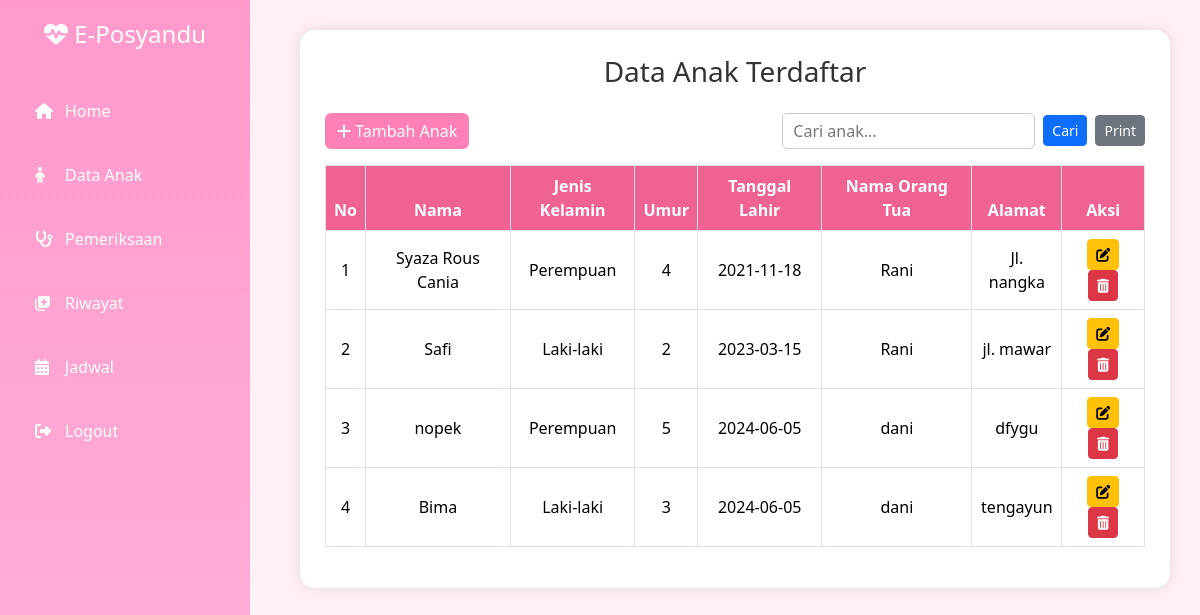
Page /dataanak.php on the committed database.
### tables this page shows
CREATE TABLE `anak` (
  `id_anak` int(11) NOT NULL,
  `nama` varchar(50) NOT NULL,
  `jk` varchar(10) NOT NULL,
  `umur` varchar(5) NOT NULL,
  `tgl_lahir` date NOT NULL,
  `nma_orgtua` varchar(50) NOT NULL,
  `alamat` varchar(50) NOT NULL
);

### functions.php (called while the page is built, shortened)
<?php
$conn = mysqli_connect("localhost","root","","posyandu");
function query($query){
	global $conn;
    $result = mysqli_query($conn, $query);
    $rows = [];
    while ($row = mysqli_fetch_assoc($result)) {
        $rows[] = $row;
    }
    return $rows;
}
?>

### dataanak.php (the view, shortened to what this page needs)
<?php
require 'functions.php';
if (isset($_POST['cari'])) {
    $anak = cari($_POST['keyword']);
} else {
    $anak = query("SELECT * FROM anak ORDER BY id_anak DESC");
}
?>
<!doctype html>
<html lang="id">
<head>
  <link href="https://cdn.jsdelivr.net/npm/bootstrap@5.3.3/dist/css/bootstrap.min.css" rel="stylesheet" />
  <link rel="stylesheet" href="https://cdnjs.cloudflare.com/ajax/libs/font-awesome/6.4.0/css/all.min.css" />
</head>
<body>
  <div class="sidebar">
    <div class="sidebar-brand">
      <h1><i class="fas fa-heartbeat"></i> E-Posyandu</h1>
    </div>
    <div class="sidebar-menu">
      <ul>
        <li><a href="home.php"><i class="fas fa-home"></i> Home</a></li>
        <li><a href="dataanak.php"><i class="fas fa-child"></i> Data Anak</a></li>
        <li><a href="pemeriksaan.php"><i class="fas fa-stethoscope"></i> Pemeriksaan</a></li>
        <li><a href="riwayat.php"><i class="fas fa-notes-medical"></i> Riwayat</a></li>
        <li><a href="jadwal.php"><i class="fas fa-calendar-alt"></i> Jadwal</a></li>
        <li><a href="logout.php"><i class="fas fa-sign-out-alt"></i> Logout</a></li>
      </ul>
    </div>
  </div>
  <div class="main-content">
    <div class="container-box">
      <h3 class="text-center mb-4 text-pink">Data Anak Terdaftar</h3>
      <div class="d-flex justify-content-between mb-3">
        <a href="tambahanak.php" class="btn btn-pink">
          <i class="fas fa-plus"></i> Tambah Anak
        </a>
        <form action="" method="post" class="form-cari">
          <input type="text" name="keyword" id="keyword" placeholder="Cari anak..." />
          <button type="submit" name="cari" class="btn btn-primary btn-sm">Cari</button>
          <a href="cetakdataanak.php" target="_blank" class="btn btn-secondary btn-sm">Print</a>
        </form>
      </div>
      <div class="table-responsive">
        <table class="table table-bordered text-center align-middle">
          <thead>
            <tr>
              <th>No</th>
              <th>Nama</th>
              <th>Jenis Kelamin</th>
              <th>Umur</th>
              <th>Tanggal Lahir</th>
              <th>Nama Orang Tua</th>
              <th>Alamat</th>
              <th class="aksi">Aksi</th>
            </tr>
          </thead>
          <tbody>
            <?php if (!empty($anak)) : ?>
              <?php $no = 1; ?>
              <?php foreach ($anak as $row) : ?>
                <tr>
                  <td><?= $no++; ?></td>
                  <td><?= htmlspecialchars($row["nama"]); ?></td>
                  <td><?= htmlspecialchars($row["jk"]); ?></td>
                  <td><?= htmlspecialchars($row["umur"]); ?></td>
                  <td><?= htmlspecialchars($row["tgl_lahir"]); ?></td>
                  <td><?= htmlspecialchars($row["nma_orgtua"]); ?></td>
                  <td><?= htmlspecialchars($row["alamat"]); ?></td>
                  <td class="aksi">
                    <a href="editanak.php?id_anak=<?= $row["id_anak"]; ?>" class="btn btn-sm btn-warning" title="Edit">
                      <i class="fas fa-edit"></i>
                    </a>
                    <a href="deleteanak.php?id_anak=<?= $row["id_anak"]; ?>" class="btn btn-sm btn-danger" onclick="return confirm('Yakin ingin menghapus data ini?')" title="Hapus">
                      <i class="fas fa-trash-alt"></i>
                    </a>
                  </td>
                </tr>
              <?php endforeach; ?>
            <?php else : ?>
              <tr>
                <td colspan="8">Data tidak ditemukan.</td>
              </tr>
            <?php endif; ?>
          </tbody>
        </table>
      </div>
    </div>
  </div>
</body>
</html>

### dataanak.php (style rules this page uses)
* { margin: 0; padding: 0; box-sizing: border-box; font-family: 'Segoe UI', sans-serif; }
body { background-color: #fff0f5; color: #333; display: flex; }
.sidebar { width: 250px; height: 100vh; background: linear-gradient(to bottom, #ff99cc, #ffb3d9); padding: 20px; color: white; position: fixed; top: 0; left: 0; }
.sidebar-brand { text-align: center; margin-bottom: 40px; }
.sidebar-brand h1 { font-size: 24px; color: white; }
.sidebar-menu ul { list-style: none; padding-left: 0; }
.sidebar-menu li { margin: 20px 0; }
.sidebar-menu a { text-decoration: none; color: white; font-size: 16px; padding: 10px 15px; display: flex; align-items: center; gap: 10px; border-radius: 8px; transition: background 0.3s, padding-left 0.3s; }
.sidebar-menu a i { width: 20px; }
.main-content { margin-left: 270px; padding: 30px; width: calc(100% - 270px); }
.container-box { background-color: #fff; padding: 25px; border-radius: 15px; box-shadow: 0 0 15px rgba(0, 0, 0, 0.1); }
.table th { background-color: #f06292 !important; color: white; }
.btn-pink { background-color: #ff80b5; border: none; color: white; }
.form-cari { display: flex; align-items: center; gap: 8px; margin-left: 10px; }
.form-cari input[type="text"] { padding: 5px 10px; border: 1px solid #ccc; border-radius: 5px; }

### rows in the picture
anak: nama "Syaza Rous Cania", jk "Perempuan", umur "4", tgl_lahir "2021-11-18", nma_orgtua "Rani", alamat "Jl. nangka"
anak: nama "Safi", jk "Laki-laki", umur "2", tgl_lahir "2023-03-15", nma_orgtua "Rani", alamat "jl. mawar"
anak: nama "nopek", jk "Perempuan", umur "5", tgl_lahir "2024-06-05", nma_orgtua "dani", alamat "dfygu"
anak: nama "Bima", jk "Laki-laki", umur "3", tgl_lahir "2024-06-05", nma_orgtua "dani", alamat "tengayun"
